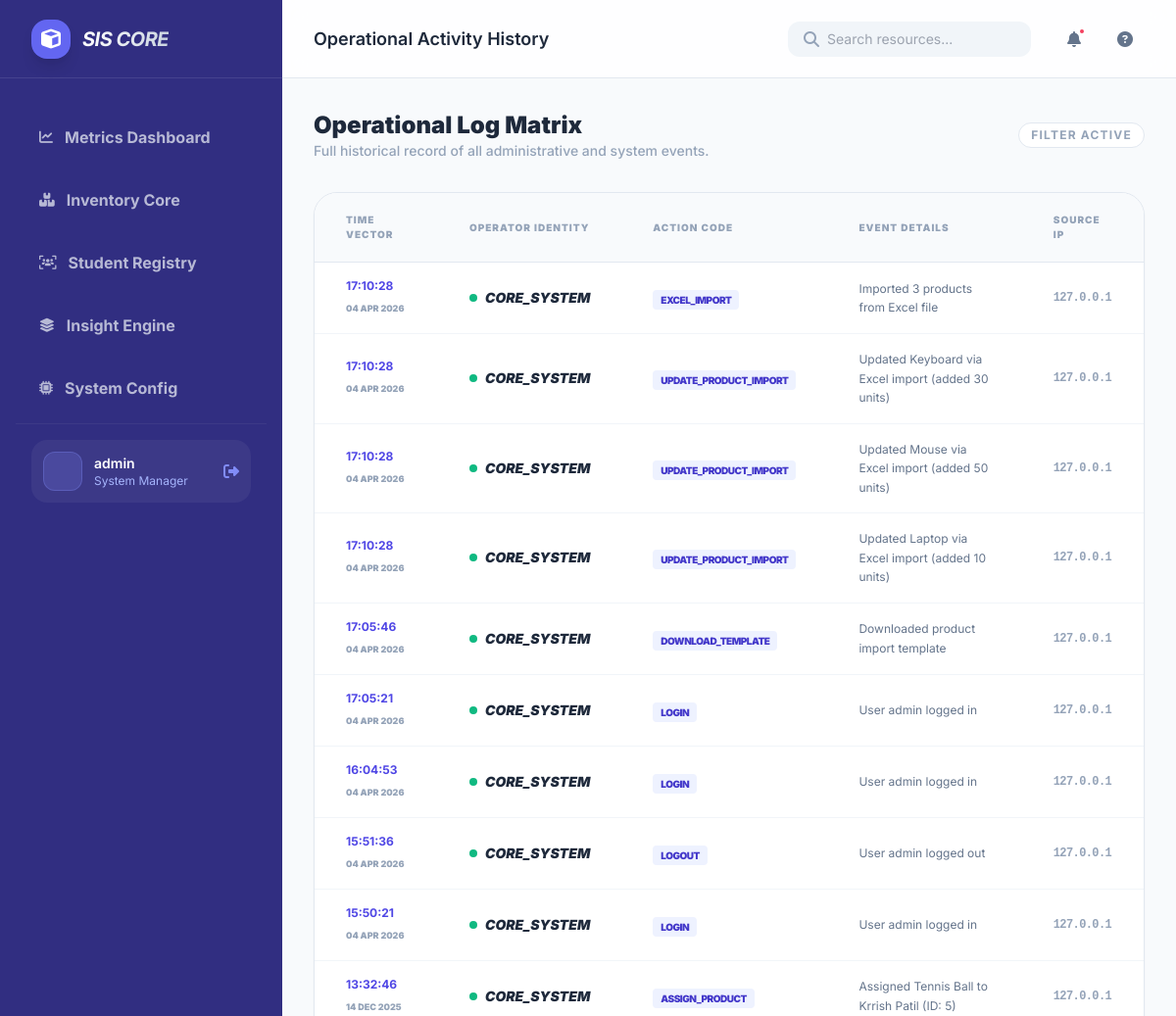
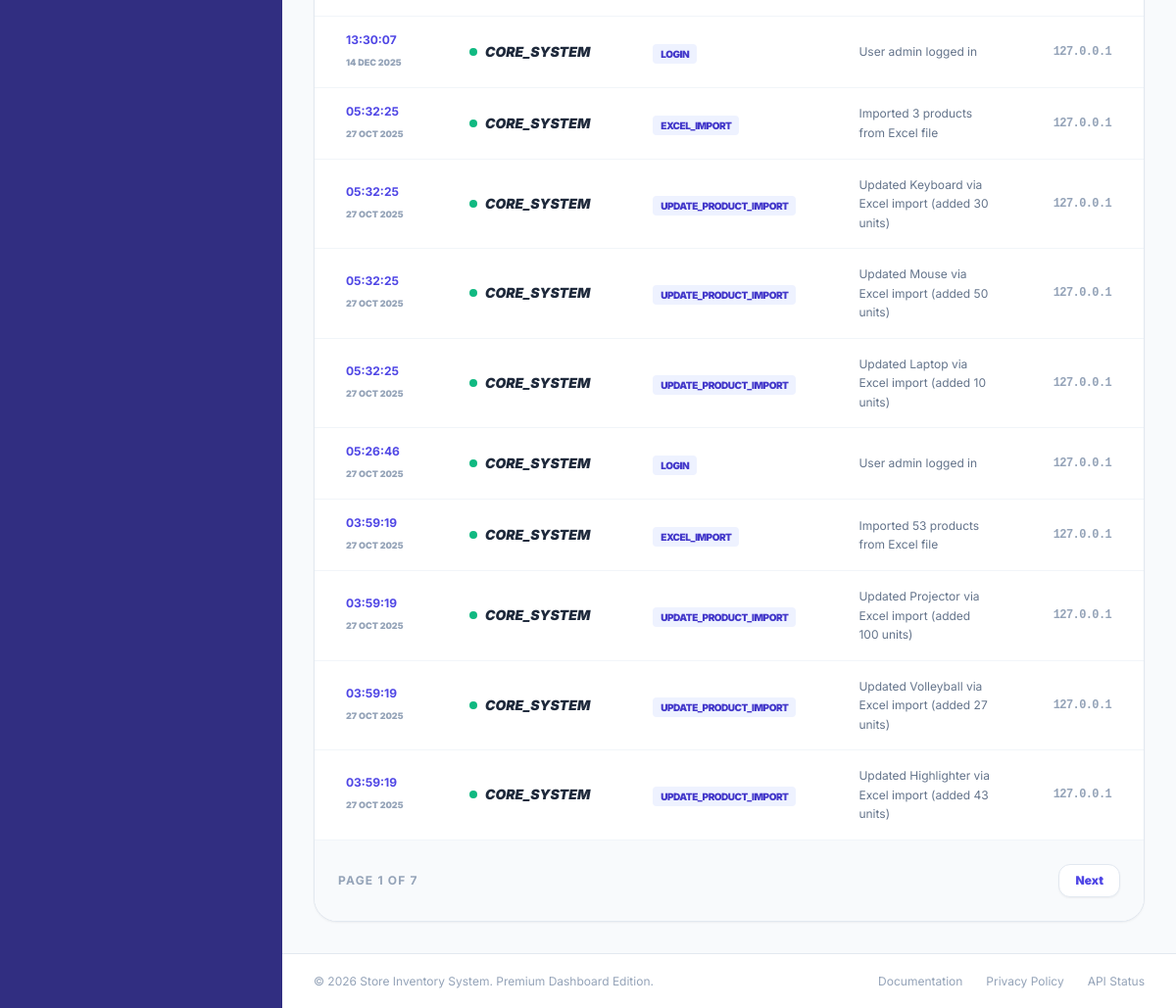
/activity_logs (signed in), run on the app's committed database (2 pictures, top to bottom).
### app.py (models this page shows)
class ActivityLog(db.Model):
    __tablename__ = 'activity_logs'
    id = db.Column(db.Integer, primary_key=True)
    user_id = db.Column(db.Integer, db.ForeignKey('users.id'), nullable=True)
    action = db.Column(db.String(100), nullable=False)
    details = db.Column(db.Text, nullable=True)
    timestamp = db.Column(db.DateTime, default=datetime.utcnow)
    ip_address = db.Column(db.String(45), nullable=True)

### app.py (the view)
@app.route('/activity_logs')
@login_required
@admin_required
def activity_logs():
    page = request.args.get('page', 1, type=int)
    logs = ActivityLog.query.order_by(ActivityLog.timestamp.desc()).paginate(page=page, per_page=20)
    return render_template('activity_logs.html', logs=logs)

### app.py (called while the page is built)
def login_required(f):
    @wraps(f)
    def decorated_function(*args, **kwargs):
        if 'user_id' not in session:
            flash('Please log in to access this page.', 'warning')
            return redirect(url_for('login', next=request.url))
        return f(*args, **kwargs)
    return decorated_function

def admin_required(f):
    @wraps(f)
    def decorated_function(*args, **kwargs):
        if 'is_admin' not in session or not session['is_admin']:
            flash('You do not have permission to access this page.', 'danger')
            return redirect('/')
        return f(*args, **kwargs)
    return decorated_function

### templates/activity_logs.html (shortened to what this page needs)
{% extends "base.html" %}
{% block header_title %}Operational Activity History{% endblock %}
{% block content %}
<div class="space-y-8">
    <div class="flex items-center justify-between">
        <div>
            <h3 class="text-2xl font-black text-slate-800">Operational Log Matrix</h3>
            <p class="text-sm text-slate-400 font-medium">Full historical record of all administrative and system events.</p>
        </div>
        <div class="flex items-center gap-3">
            <span class="text-xs font-bold text-slate-400 uppercase tracking-widest px-3 py-1 bg-white border border-slate-200 rounded-full">Filter Active</span>
        </div>
    </div>
    <div class="card-modern overflow-hidden">
        <div class="overflow-x-auto">
            <table class="w-full text-left border-collapse">
                <thead class="bg-slate-50 border-b border-slate-200">
                    <tr>
                        <th class="px-8 py-5 text-[10px] font-black text-slate-400 uppercase tracking-widest">Time Vector</th>
                        <th class="px-8 py-5 text-[10px] font-black text-slate-400 uppercase tracking-widest">Operator Identity</th>
                        <th class="px-8 py-5 text-[10px] font-black text-slate-400 uppercase tracking-widest">Action Code</th>
                        <th class="px-8 py-5 text-[10px] font-black text-slate-400 uppercase tracking-widest">Event Details</th>
                        <th class="px-8 py-5 text-[10px] font-black text-slate-400 uppercase tracking-widest">Source IP</th>
                    </tr>
                </thead>
                <tbody class="divide-y divide-slate-100">
                    {% for log in logs.items %}
                    <tr class="hover:bg-slate-50 transition-colors">
                        <td class="px-8 py-4">
                            <span class="text-xs font-bold text-indigo-600 block">{{ log.timestamp.strftime('%H:%M:%S') }}</span>
                            <span class="text-[9px] font-black text-slate-400 uppercase">{{ log.timestamp.strftime('%d %b %Y') }}</span>
                        </td>
                        <td class="px-8 py-4">
                            <div class="flex items-center gap-2">
                                <span class="w-2 h-2 rounded-full bg-emerald-500"></span>
                                <span class="text-sm font-black text-slate-800 italic">{{ log.user.username if log.user else 'CORE_SYSTEM' }}</span>
                            </div>
                        </td>
                        <td class="px-8 py-4">
                            <span class="px-2 py-1 bg-indigo-50 text-indigo-700 text-[10px] font-black rounded uppercase tracking-tighter">{{ log.action }}</span>
                        </td>
                        <td class="px-8 py-4">
                            <p class="text-xs text-slate-500 max-w-lg leading-relaxed">{{ log.details or '-' }}</p>
                        </td>
                        <td class="px-8 py-4 text-xs font-bold text-slate-400 font-mono tracking-tighter">
                            {{ log.ip_address or '0.0.0.0' }}
                        </td>
                    </tr>
                    {% endfor %}
                </tbody>
            </table>
        </div>
        <div class="p-6 bg-slate-50 border-t border-slate-100 flex items-center justify-between">
            <p class="text-xs font-bold text-slate-400 uppercase tracking-widest">Page {{ logs.page }} of {{ logs.pages }}</p>
            <div class="flex gap-2">
                {% if logs.has_next %}
                <a href="{{ url_for('activity_logs', page=logs.next_num) }}" class="px-4 py-2 bg-white border border-slate-200 rounded-xl text-xs font-black text-indigo-600 shadow-sm hover:bg-slate-50 transition-all">Next</a>
                {% endif %}
            </div>
        </div>
    </div>
</div>
{% endblock %}

### data on the page
ActivityLog: timestamp "17:10:28", timestamp "04 APR 2026", user "CORE_SYSTEM", action "EXCEL_IMPORT", details "Imported 3 products from Excel file", ip_address "127.0.0.1"
ActivityLog: timestamp "17:10:28", timestamp "04 APR 2026", user "CORE_SYSTEM", action "UPDATE_PRODUCT_IMPORT", details "Updated Keyboard via Excel import (added 30 units)", ip_address "127.0.0.1"
ActivityLog: timestamp "17:10:28", timestamp "04 APR 2026", user "CORE_SYSTEM", action "UPDATE_PRODUCT_IMPORT", details "Updated Mouse via Excel import (added 50 units)", ip_address "127.0.0.1"
ActivityLog: timestamp "17:10:28", timestamp "04 APR 2026", user "CORE_SYSTEM", action "UPDATE_PRODUCT_IMPORT", details "Updated Laptop via Excel import (added 10 units)", ip_address "127.0.0.1"
ActivityLog: timestamp "17:05:46", timestamp "04 APR 2026", user "CORE_SYSTEM", action "DOWNLOAD_TEMPLATE", details "Downloaded product import template", ip_address "127.0.0.1"
ActivityLog: timestamp "17:05:21", timestamp "04 APR 2026", user "CORE_SYSTEM", action "LOGIN", details "User admin logged in", ip_address "127.0.0.1"
ActivityLog: timestamp "16:04:53", timestamp "04 APR 2026", user "CORE_SYSTEM", action "LOGIN", details "User admin logged in", ip_address "127.0.0.1"
ActivityLog: timestamp "15:51:36", timestamp "04 APR 2026", user "CORE_SYSTEM", action "LOGOUT", details "User admin logged out", ip_address "127.0.0.1"
ActivityLog: timestamp "15:50:21", timestamp "04 APR 2026", user "CORE_SYSTEM", action "LOGIN", details "User admin logged in", ip_address "127.0.0.1"
ActivityLog: timestamp "13:32:46", timestamp "14 DEC 2025", user "CORE_SYSTEM", action "ASSIGN_PRODUCT", details "Assigned Tennis Ball to Krrish Patil (ID: 5)", ip_address "127.0.0.1"
ActivityLog: timestamp "13:30:07", timestamp "14 DEC 2025", user "CORE_SYSTEM", action "LOGIN", details "User admin logged in", ip_address "127.0.0.1"
ActivityLog: timestamp "05:32:25", timestamp "27 OCT 2025", user "CORE_SYSTEM", action "EXCEL_IMPORT", details "Imported 3 products from Excel file", ip_address "127.0.0.1"
ActivityLog: timestamp "05:32:25", timestamp "27 OCT 2025", user "CORE_SYSTEM", action "UPDATE_PRODUCT_IMPORT", details "Updated Keyboard via Excel import (added 30 units)", ip_address "127.0.0.1"
ActivityLog: timestamp "05:32:25", timestamp "27 OCT 2025", user "CORE_SYSTEM", action "UPDATE_PRODUCT_IMPORT", details "Updated Mouse via Excel import (added 50 units)", ip_address "127.0.0.1"
ActivityLog: timestamp "05:32:25", timestamp "27 OCT 2025", user "CORE_SYSTEM", action "UPDATE_PRODUCT_IMPORT", details "Updated Laptop via Excel import (added 10 units)", ip_address "127.0.0.1"
ActivityLog: timestamp "05:26:46", timestamp "27 OCT 2025", user "CORE_SYSTEM", action "LOGIN", details "User admin logged in", ip_address "127.0.0.1"
ActivityLog: timestamp "03:59:19", timestamp "27 OCT 2025", user "CORE_SYSTEM", action "EXCEL_IMPORT", details "Imported 53 products from Excel file", ip_address "127.0.0.1"
ActivityLog: timestamp "03:59:19", timestamp "27 OCT 2025", user "CORE_SYSTEM", action "UPDATE_PRODUCT_IMPORT", details "Updated Projector via Excel import (added 100 units)", ip_address "127.0.0.1"
ActivityLog: timestamp "03:59:19", timestamp "27 OCT 2025", user "CORE_SYSTEM", action "UPDATE_PRODUCT_IMPORT", details "Updated Volleyball via Excel import (added 27 units)", ip_address "127.0.0.1"
ActivityLog: timestamp "03:59:19", timestamp "27 OCT 2025", user "CORE_SYSTEM", action "UPDATE_PRODUCT_IMPORT", details "Updated Highlighter via Excel import (added 43 units)", ip_address "127.0.0.1"

### other printed values
{{ session.get('username', 'Admin
                                User') }} "admin"
{{ logs.page }} "1"
{{ logs.pages }} "7"
